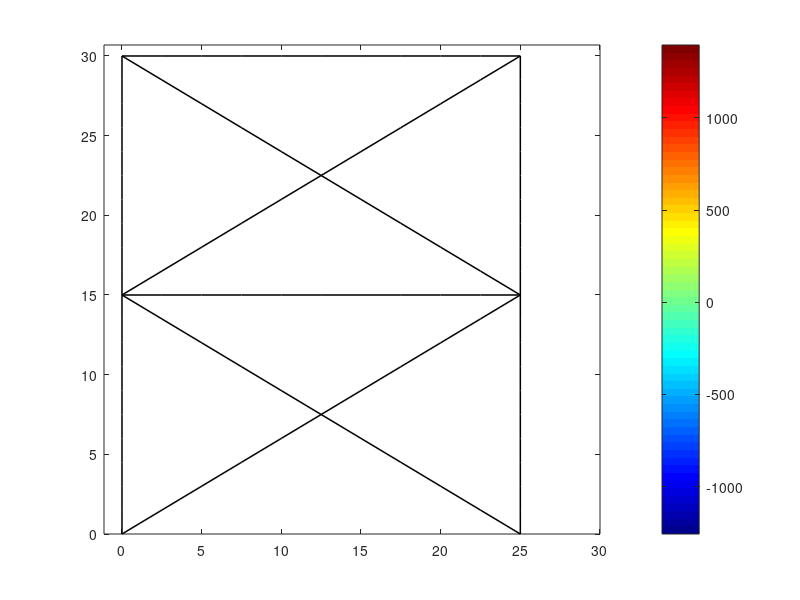

Write the MATLAB code that produced this figure.
%% 연습문제 5-23
clearvars;
clc; close;
nEle = 100;
nNod = 106;
%% Given Parameters
E=30*10^(6);
matA=zeros(nEle, 1);
matA([1:10, 31:40, 51:60, 81:90]) = 10;
matA([41:50]) = 12;
matA([91:100]) = 12;
matA([11:30, 61:80]) = 2;
matI=zeros(nEle, 1);
matI([1:10, 31:40, 51:60, 81:90]) = 150;
matI([41:50]) = 300;
matI([91:100]) = 200;
matI([11:30, 61:80]) = 1;
SxxBar=zeros(nEle,1);
SxxBeam=zeros(nEle,1);
%% matP & matE
matP=zeros(nNod,2);
matP(1:11, :) = [zeros(11, 1), (0:15/10:15)'];
matP(11:21, :) = [(0:25/10:25)', (15:-15/10:0)'];
matP(21:31, :) = [(0:25/10:25)', (0:15/10:15)'];
matP(31:41, :) = [25*ones(11, 1), (0:15/10:15)'];
matP(41:51, :) = [(0:25/10:25)', 15*ones(11, 1)];
matP(51:61, :) = [zeros(11, 1), (0:15/10:15)'+15];
matP(61:71, :) = [(0:25/10:25)', (15:-15/10:0)'+15];
matP(71:81, :) = [(0:25/10:25)', (0:15/10:15)'+15];
matP(81:91, :) = [25*ones(11, 1), (0:15/10:15)'+15];
matP(91:101, :) = [(0:25/10:25)', 15*ones(11, 1)+15];
matP(102, :) = [0, 15];
matP(103, :) = [0, 30];
matP(104, :) = [25, 30];
matP(105, :) = [25, 15];
matP(106, :) = [25, 0];
matE=zeros(nEle,2);
Right=[102 106 105 105 105 ...
       103 105 104 104 104];
Left=[  1 102   1 106 102 ...
      102 103 102 105 103];
for kk=1:1:nEle
    matE(kk,:)=[kk kk+1];
end
matE(10:10:100, 2) = Right';
matE(1:10:91, 1) = Left';
usedNode = unique(matE);
%% Global Stiffness Equation
KK=zeros(3*nNod,3*nNod);
for kk=1:1:nEle
    p=matE(kk,1);
    q=matE(kk,2);
    x1=matP(p,1);
    y1=matP(p,2);
    x2=matP(q,1);
    y2=matP(q,2);
    A = matA(kk, 1);
    I = matI(kk, 1);
    Le=sqrt((x2-x1)^2+(y2-y1)^2);
    co=(x2-x1)/Le;
    si=(y2-y1)/Le;
    kLocal=zeros(3*2,3*2);
    kLocal([1,4],[1,4])=(E*A)/(Le)*[ 1 -1;
                                    -1  1];
    kLocal([2,3,5,6],[2,3,5,6])=(E*I)/(Le^3)*[  12   6*Le   -12   6*Le;
                                              6*Le 4*Le^2 -6*Le 2*Le^2;
                                               -12  -6*Le    12  -6*Le;
                                              6*Le 2*Le^2 -6*Le 4*Le^2];
    matT=[ co si 0   0  0 0;
          -si co 0   0  0 0;
            0  0 1   0  0 0;
            0  0 0  co si 0;
            0  0 0 -si co 0;
            0  0 0   0  0 1];
    eDofs=[3*(p)-2:3*(p),3*(q)-2:3*(q)];
    KK(eDofs,eDofs)=KK(eDofs,eDofs)+transpose(matT)*kLocal*matT;
end
%% Boundary Conditions
FF=zeros(3*nNod,1);
FF(3*(102)-2, 1) = 2400;
FF(3*(103)-2, 1) = 1200;
FF(3*(103), 1) = 3000;
dd=zeros(3*nNod,1);
FullDoFs=sort([3*(usedNode)-2, 3*(usedNode)-1, 3*(usedNode)]);
FixedDoFs=[3*(1)-2:3*(1)-1,3*(106)-2:3*(106)-1];
FreeDoFs=setdiff(FullDoFs,FixedDoFs);
dd(FreeDoFs,1)=KK(FreeDoFs,FreeDoFs)\FF(FreeDoFs,1);
%% Visualization
scale=5*10^(3);
for kk=1:1:nEle
    p=matE(kk,1);
    q=matE(kk,2);
    x1=matP(p,1);
    y1=matP(p,2);
    x2=matP(q,1);
    y2=matP(q,2);
    Le=sqrt((x2-x1)^2+(y2-y1)^2);
    co=(x2-x1)/Le;
    si=(y2-y1)/Le;
    
    matT=[ co si 0   0  0 0;
          -si co 0   0  0 0;
            0  0 1   0  0 0;
            0  0 0  co si 0;
            0  0 0 -si co 0;
            0  0 0   0  0 1];
    xInitial=[x1 x2];
    yInitial=[y1 y2];
    eDofs=[3*(p)-2:3*(p),3*(q)-2:3*(q)];
    de=dd(eDofs,1);
    xDeformed=[x1+scale*de(1) x2+scale*de(4)];
    yDeformed=[y1+scale*de(2) y2+scale*de(5)];
    dLocal=matT*de;
    d2N1=-(6*Le - 12*(Le/2))/Le^3;
    d2N2=(- 4*Le^2 + 6*(Le/2)*Le)/Le^3;
    d2N3=(6*Le - 12*(Le/2))/Le^3;
    d2N4=(- 2*Le^2 + 6*(Le/2)*Le)/Le^3;
    y=sqrt(3*I/A);
    SxxBar(kk)=(E/Le)*[-1 1]*dLocal([1,4],1);
    SxxBeam(kk)=E*(-y)*[d2N1 d2N2 d2N3 d2N4]*dLocal([2,3,5,6],1);
    if abs(SxxBar(kk)+SxxBeam(kk))>abs(SxxBar(kk)-SxxBeam(kk))
        Smax=SxxBar(kk)+SxxBeam(kk);
    else
        Smax=SxxBar(kk)-SxxBeam(kk);
    end
    SCol=Smax*[1 1];
    figure(1);
    plot(xInitial,yInitial,'k','LineWidth',1.1);
    hold on;
    % plot(xDeformed,yDeformed,'b','LineWidth',1.1);
    % hold on;
    patch(xDeformed,yDeformed,SCol,'EdgeColor','flat','LineWidth',1.1);
    hold on;
end
colormap('jet');
colorbar;
axis equal;
axis padded;
